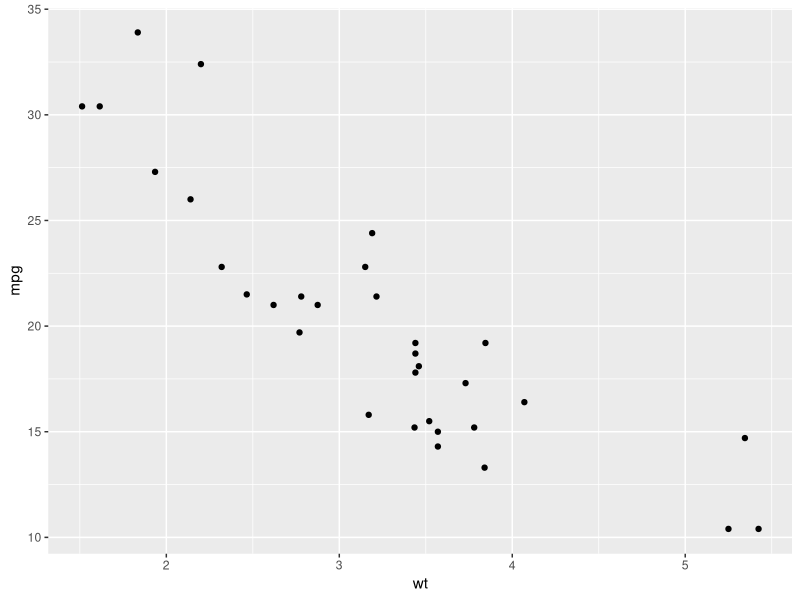
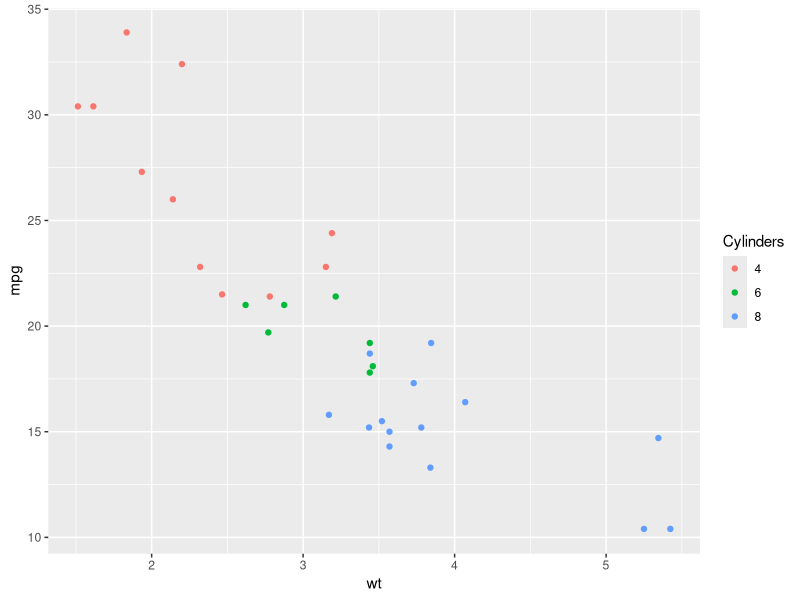
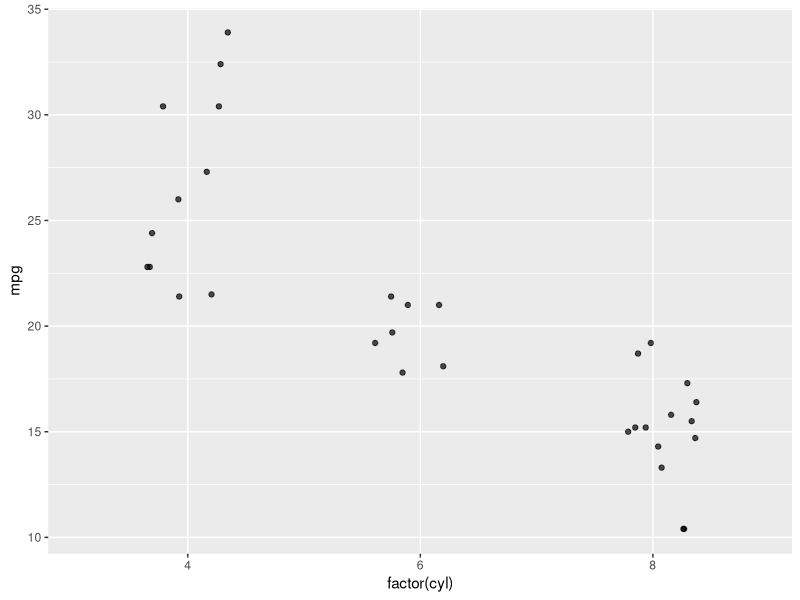
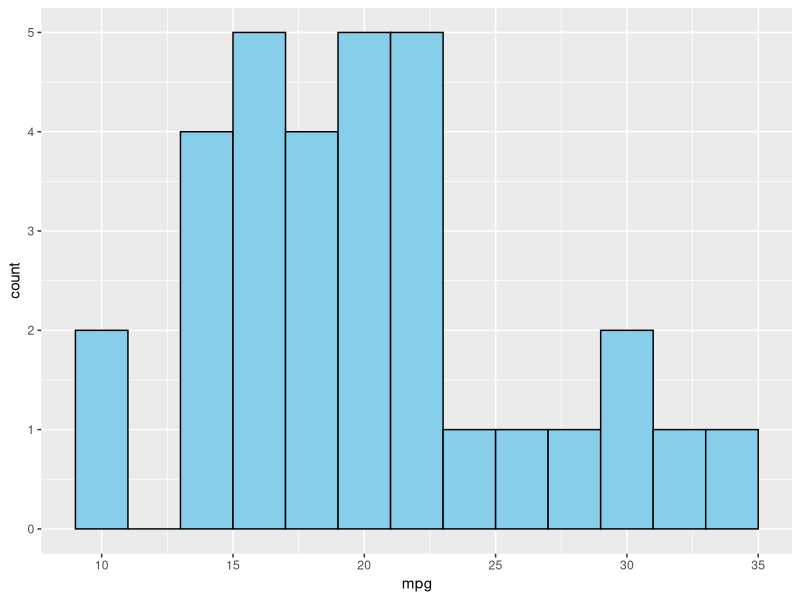
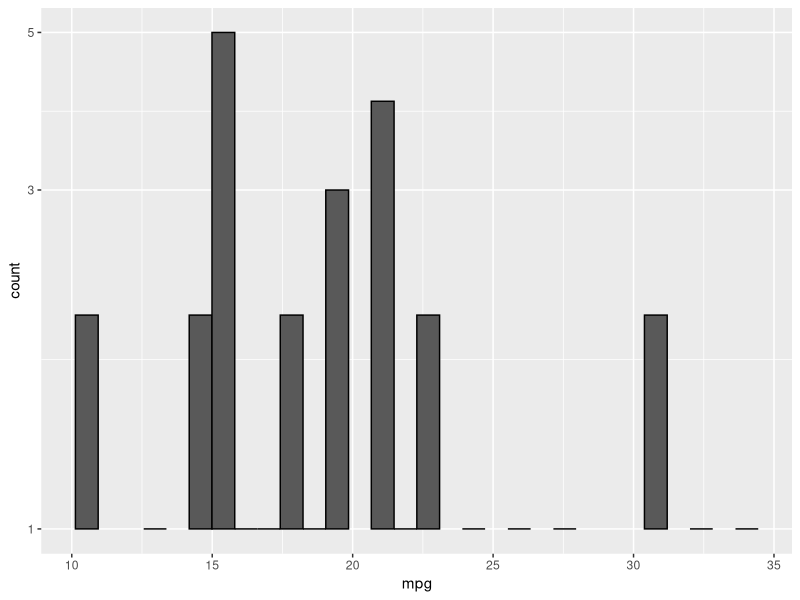
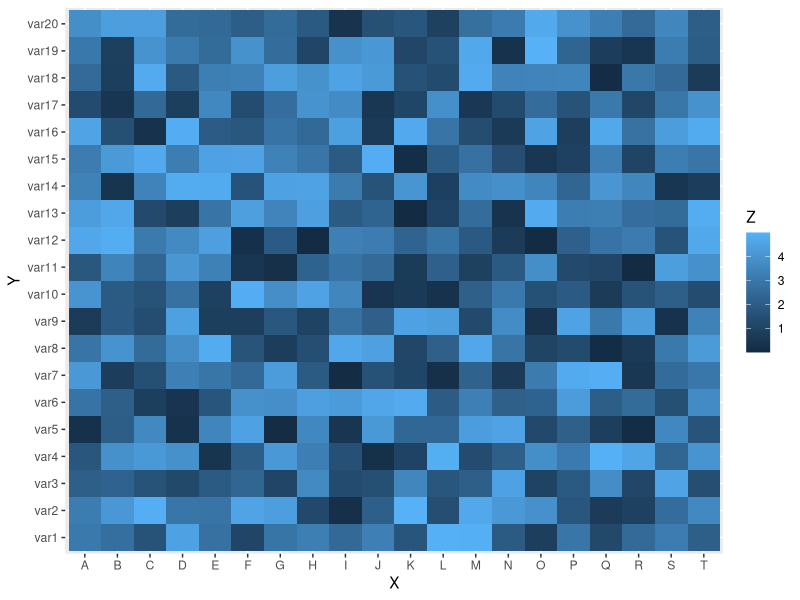
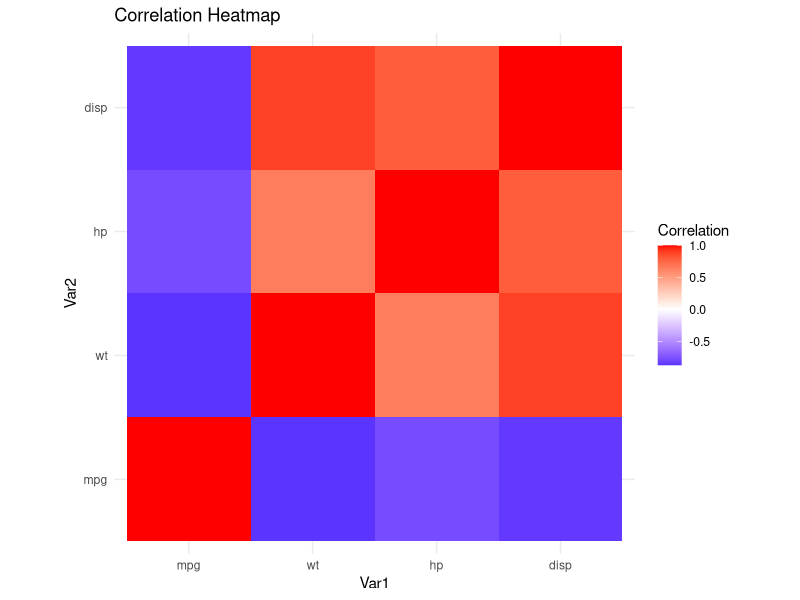
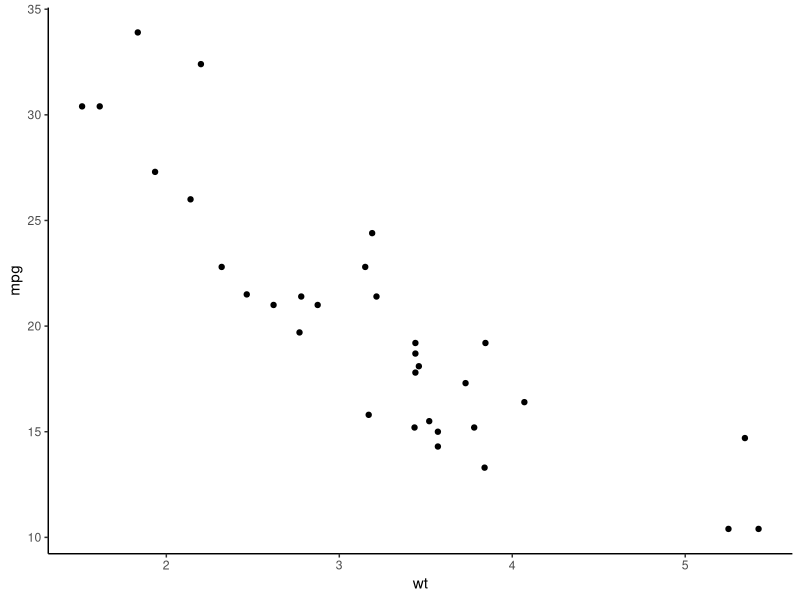

Write the R code that produced these figures, in order.
## ---- chunk 1
# tidyverse packages
library(tidyverse)

## ---- chunk 2
ggplot(data = mtcars, aes(x = wt, y = mpg)) + 
  geom_point()
## ---- chunk 3
ggplot(data = mtcars,
       aes(x = wt, y = mpg, color = factor(cyl))) +
  geom_point() + 
  labs(color = "Cylinders")
## ---- chunk 4
ggplot(
  data = mtcars, aes(x = factor(cyl),
                     y = mpg)
) +
  geom_jitter(
    width = 0.2,
    height = 0,
    alpha = 0.7
  )
## ---- chunk 5
ggplot(data = mtcars, aes(x = mpg)) +
  geom_histogram(binwidth = 2,
                 fill = "skyblue",
                 color = "black")
## ---- chunk 6
ggplot(data = mtcars, aes(x = mpg)) +
  geom_histogram(color = 'black') +
  scale_y_log10()
## ---- chunk 7
# Dummy data
x <- LETTERS[1:20]
y <- paste0("var", seq(1,20))
data <- expand.grid(X=x, Y=y)
data$Z <- runif(400, 0, 5)
 
# Heatmap 
ggplot(data, aes(X, Y, fill= Z)) + 
  geom_tile()
## ---- chunk 8
# Compute correlations
cor_mat <- cor(mtcars[, c("mpg", "wt", "hp", "disp")])

# Convert to a long format dataframe for plotting
cor_df <- as.data.frame(as.table(cor_mat))
colnames(cor_df) <- c("Var1", "Var2", "Correlation")

# Plot with geom_tile()
ggplot(data = cor_df, aes(x = Var1, y = Var2, fill = Correlation)) +
  geom_tile() +
  scale_fill_gradient2(low = "blue", mid = "white", high = "red", midpoint = 0) +
  theme_minimal() +
  coord_fixed() +
  labs(title = "Correlation Heatmap")
## ---- chunk 9
ggplot(data = mtcars, aes(x = wt, y = mpg)) + 
  geom_point() +
  theme_classic()
## ---- chunk 10
ggplot(data = mtcars, aes(x = wt, y = mpg)) + 
  geom_point() +
  theme(
      # Plot background
  plot.background = element_rect(fill = "ivory", color = NA),
  
  # Panel (plot area) settings
  panel.background = element_rect(fill = "ghostwhite"),
  panel.grid.major = element_line(color = "gray90", linetype = "dashed"),
  panel.grid.minor = element_line(color = "gray95", linetype = "dotted"),
  
  # Axis customization
  axis.title = element_text(face = "bold", color = "darkblue", size = 12),
  axis.text = element_text(color = "navy", size = 10),
  axis.line = element_line(color = "navy", linewidth = 0.5),
  )
## ---- chunk 11

myvect <- c(1, 2, 3)

# Sum the elements of the vector
sum(myvect)

# Same thing, but with a pipe
myvect %>% sum()

## ---- chunk 12
mtcars %>%
  subset(mpg > 20) %>%
  ggplot(aes(x = wt, y = mpg)) + 
  geom_point()

## ---- chunk 13
mtcars %>%
  dplyr::select(mpg, cyl, hp) %>%
  head()
## ---- chunk 14
mtcars %>%
  dplyr::select(-hp) %>%
  head()
## ---- chunk 15
cols_to_select <- c("mpg", "wt")

mtcars %>%
  select(!!cols_to_select) %>%
  head()
## ---- chunk 16
mtcars_new <- mtcars %>%
  mutate(mpg_level = ifelse(mpg > 20, "high", "low"))
## ---- chunk 17
mtcars %>%
  group_by(cyl) %>% 
  summarise(mean_mpg = mean(mpg), n = n())
## ---- chunk 18
mtcars %>%
  filter(mpg > 20)
## ---- chunk 19
mtcars %>%
  group_by(cyl) %>%
  filter(any(hp > 150))
## ---- chunk 20
mtcars %>%
  group_by(cyl) %>%
  filter(all(hp > 150))
## ---- chunk 21
dfleft <- tibble(
  sample = c("sampleA", "sampleB", "sampleC"),
  reads = c(10, 100, 1000)
)

dfright <- tibble(
  sample = c("sampleA", "sampleB", "sampleD", "sampleZ"),
  treatment = c("drug", "nodrug", "drug", "nodrug")
)

df_joined <- inner_join(
  dfleft,
  dfright,
  by = "sample"
)

print(df_joined)
## ---- chunk 22
dfleft <- tibble(
  sample = c("sampleA", "sampleB", "sampleC"),
  reads = c(10, 100, 1000)
)

dfright <- tibble(
  sample = c("sampleA", "sampleB", "sampleD", "sampleZ"),
  treatment = c("drug", "nodrug", "drug", "nodrug")
)

df_joined <- left_join(
  dfleft,
  dfright,
  by = "sample"
)

print(df_joined)
## ---- chunk 23
dfleft <- tibble(
  sample = c("sampleA", "sampleB", "sampleC"),
  reads = c(10, 100, 1000)
)

dfright <- tibble(
  sample = c("sampleA", "sampleB", "sampleD", "sampleZ"),
  treatment = c("drug", "nodrug", "drug", "nodrug")
)

df_joined <- right_join(
  dfleft,
  dfright,
  by = "sample"
)

print(df_joined)
## ---- chunk 24
dfleft <- tibble(
  sample = c("sampleA", "sampleB", "sampleC"),
  reads = c(10, 100, 1000)
)

dfright <- tibble(
  sample = c("sampleA", "sampleB", "sampleD", "sampleZ"),
  treatment = c("drug", "nodrug", "drug", "nodrug")
)

df_joined <- full_join(
  dfleft,
  dfright,
  by = "sample"
)

print(df_joined)
## ---- chunk 25
car_data <- mtcars %>%
  dplyr::select(mpg, cyl, hp, wt) %>%
  rownames_to_column(var = "car_name")

head(car_data)
## ---- chunk 26
car_data_long <- car_data %>%
  pivot_longer(
    cols = c(mpg, hp, wt),
    names_to = "measurement",
    values_to = "value"
  )

head(car_data_long)
## ---- chunk 27
car_data_wide <- car_data_long %>%
  pivot_wider(
    names_from = measurement,
    values_from = value
  )

head(car_data_wide)
